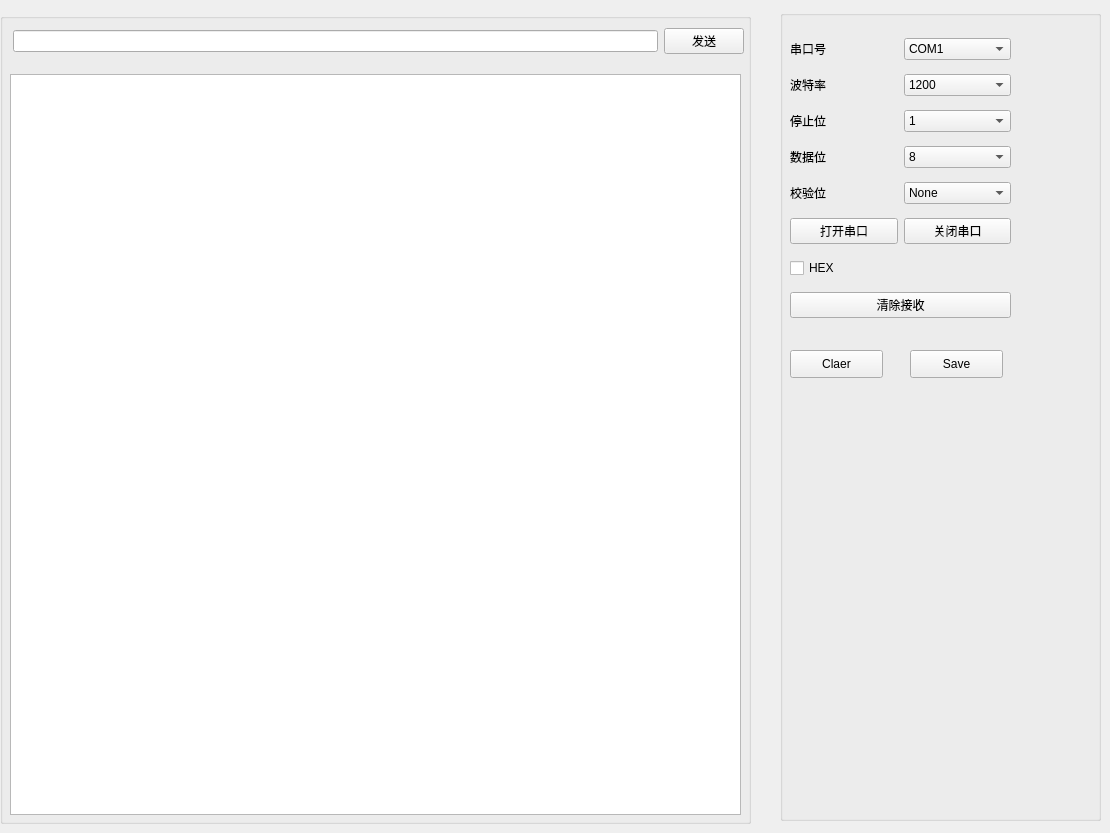
      <widget class="QWidget" name="EMGPort">
       <property name="whatsThis">
        <string/>
       </property>
       <property name="accessibleName">
        <string/>
       </property>
       <attribute name="title">
        <string>EMGPort</string>
       </attribute>
       <widget class="QGroupBox" name="groupBox_5">
        <property name="geometry">
         <rect>
          <x>780</x>
          <y>10</y>
          <width>321</width>
          <height>811</height>
         </rect>
        </property>
        <property name="title">
         <string/>
        </property>
        <widget class="QWidget" name="layoutWidget_6">
         <property name="geometry">
          <rect>
           <x>10</x>
           <y>20</y>
           <width>221</width>
           <height>301</height>
          </rect>
         </property>
         <layout class="QVBoxLayout" name="verticalLayout_13">
          <item>
           <layout class="QHBoxLayout" name="horizontalLayout_36">
            <item>
             <widget class="QLabel" name="serialPort_label_3">
              <property name="text">
               <string>串口号</string>
              </property>
             </widget>
            </item>
            <item>
             <widget class="QComboBox" name="emg_serialPort_comboBox">
              <property name="enabled">
               <bool>true</bool>
              </property>
              <item>
               <property name="text">
                <string>COM1</string>
               </property>
              </item>
              <item>
               <property name="text">
                <string>COM2</string>
               </property>
              </item>
              <item>
               <property name="text">
                <string>COM3</string>
               </property>
              </item>
              <item>
               <property name="text">
                <string>COM4</string>
               </property>
              </item>
              <item>
               <property name="text">
                <string>COM5</string>
               </property>
              </item>
              <item>
               <property name="text">
                <string>COM6</string>
               </property>
              </item>
              <item>
               <property name="text">
                <string>COM7</string>
               </property>
              </item>
              <item>
               <property name="text">
                <string>COM8</string>
               </property>
              </item>
              <item>
               <property name="text">
                <string>COM9</string>
               </property>
              </item>
              <item>
               <property name="text">
                <string>COM10</string>
               </property>
              </item>
              <item>
               <property name="text">
                <string>COM11</string>
               </property>
              </item>
              <item>
               <property name="text">
                <string>COM12</string>
               </property>
              </item>
             </widget>
            </item>
           </layout>
          </item>
          <item>
           <layout class="QHBoxLayout" name="horizontalLayout_37">
            <item>
             <widget class="QLabel" name="baud_label_3">
              <property name="text">
               <string>波特率</string>
              </property>
             </widget>
            </item>
            <item>
             <widget class="QComboBox" name="emg_baud_comboBox">
              <item>
               <property name="text">
                <string>1200</string>
               </property>
              </item>
              <item>
               <property name="text">
                <string>2400</string>
               </property>
              </item>
              <item>
               <property name="text">
                <string>4800</string>
               </property>
              </item>
              <item>
               <property name="text">
                <string>9600</string>
               </property>
              </item>
              <item>
               <property name="text">
                <string>19200</string>
               </property>
              </item>
              <item>
               <property name="text">
                <string>38400</string>
               </property>
              </item>
              <item>
               <property name="text">
                <string>57600</string>
               </property>
              </item>
              <item>
               <property name="text">
                <string>115200</string>
               </property>
              </item>
              <item>
               <property name="text">
                <string>921600</string>
               </property>
              </item>
             </widget>
            </item>
           </layout>
          </item>
          <item>
           <layout class="QHBoxLayout" name="horizontalLayout_38">
            <item>
             <widget class="QLabel" name="stopBit_label_3">
              <property name="text">
               <string>停止位</string>
              </property>
             </widget>
            </item>
            <item>
             <widget class="QComboBox" name="emg_stopBit_comboBox">
              <item>
               <property name="text">
                <string>1</string>
               </property>
              </item>
              <item>
               <property name="text">
                <string>1.5</string>
               </property>
              </item>
              <item>
               <property name="text">
                <string>2</string>
               </property>
              </item>
             </widget>
            </item>
           </layout>
          </item>
          <item>
           <layout class="QHBoxLayout" name="horizontalLayout_39">
            <item>
             <widget class="QLabel" name="dataBits_label_3">
              <property name="text">
               <string>数据位</string>
              </property>
             </widget>
            </item>
            <item>
             <widget class="QComboBox" name="emg_dataBits_comboBox">
              <item>
               <property name="text">
                <string>8</string>
               </property>
              </item>
              <item>
               <property name="text">
                <string>7</string>
               </property>
              </item>
              <item>
               <property name="text">
                <string>6</string>
               </property>
              </item>
              <item>
               <property name="text">
                <string>5</string>
               </property>
              </item>
             </widget>
            </item>
           </layout>
          </item>
          <item>
           <layout class="QHBoxLayout" name="horizontalLayout_40">
            <item>
             <widget class="QLabel" name="verify_label_3">
              <property name="text">
               <string>校验位</string>
              </property>
             </widget>
            </item>
            <item>
             <widget class="QComboBox" name="emg_verify_comboBox">
              <item>
               <property name="text">
                <string>None</string>
               </property>
              </item>
              <item>
               <property name="text">
                <string>Odd</string>
               </property>
              </item>
              <item>
               <property name="text">
                <string>Even</string>
               </property>
              </item>
             </widget>
            </item>
           </layout>
          </item>
          <item>
           <layout class="QHBoxLayout" name="horizontalLayout_41">
            <item>
             <widget class="QPushButton" name="emg_start_serialPort_button">
              <property name="text">
               <string>打开串口</string>
              </property>
             </widget>
            </item>
            <item>
             <widget class="QPushButton" name="emg_stop_serialPort_button">
              <property name="text">
               <string>关闭串口</string>
              </property>
             </widget>
            </item>
           </layout>
          </item>
          <item>
           <widget class="QCheckBox" name="emg_hex_checkBox">
            <property name="text">
             <string>HEX</string>
            </property>
           </widget>
          </item>
          <item>
           <widget class="QPushButton" name="emg_clear_button">
            <property name="text">
             <string>清除接收</string>
            </property>
           </widget>
          </item>
         </layout>
        </widget>
        <widget class="QPushButton" name="clearData_button">
         <property name="geometry">
          <rect>
           <x>10</x>
           <y>340</y>
           <width>93</width>
           <height>28</height>
          </rect>
         </property>
         <property name="text">
          <string>Claer</string>
         </property>
        </widget>
        <widget class="QPushButton" name="saveData_button">
         <property name="geometry">
          <rect>
           <x>130</x>
           <y>340</y>
           <width>93</width>
           <height>28</height>
          </rect>
         </property>
         <property name="text">
          <string>Save</string>
         </property>
        </widget>
       </widget>
       <widget class="QGroupBox" name="groupBox_6">
        <property name="geometry">
         <rect>
          <x>0</x>
          <y>13</y>
          <width>751</width>
          <height>811</height>
         </rect>
        </property>
        <property name="title">
         <string/>
        </property>
        <widget class="QTextBrowser" name="emg_receiveWindow">
         <property name="geometry">
          <rect>
           <x>10</x>
           <y>61</y>
           <width>731</width>
           <height>741</height>
          </rect>
         </property>
        </widget>
        <widget class="QWidget" name="layoutWidget_7">
         <property name="geometry">
          <rect>
           <x>13</x>
           <y>13</y>
           <width>731</width>
           <height>31</height>
          </rect>
         </property>
         <layout class="QHBoxLayout" name="horizontalLayout_42">
          <item>
           <widget class="QLineEdit" name="emg_sendWindow"/>
          </item>
          <item>
           <widget class="QPushButton" name="emg_serialSend_button">
            <property name="text">
             <string>发送</string>
            </property>
           </widget>
          </item>
         </layout>
        </widget>
       </widget>
      </widget>
